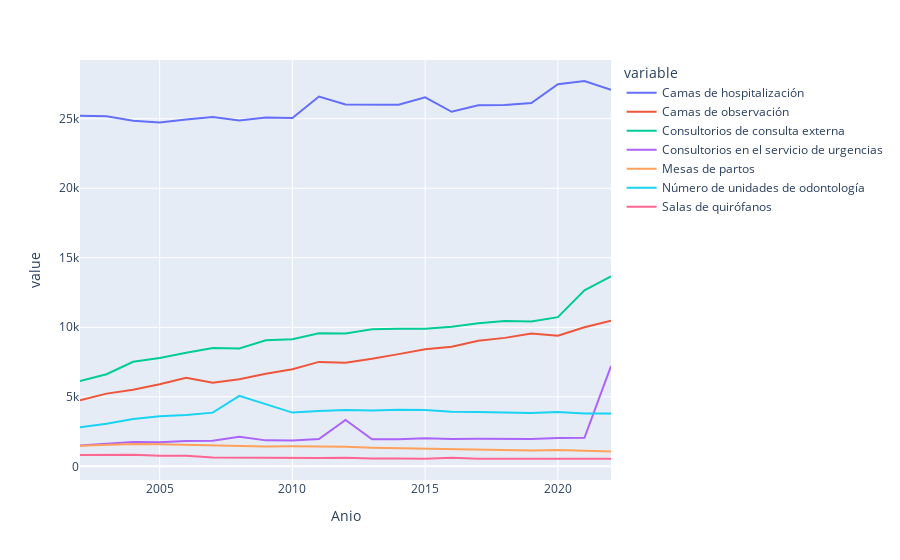

Source (notebook cell):
### Code cell
px.line(df[df['Departamento'] == 'Nacional'], x='Anio', y=capacidades)

### Figure 1 — Plotly figure (JSON) as saved in the notebook; plotly's stock layout.template omitted (floating-point values rounded to 4 significant figures)
{"data": [{"hovertemplate": "variable=Camas de hospitalización<br>Anio=%{x}<br>value=%{y}<extra></extra>", "legendgroup": "Camas de hospitalización", "line": {"color": "#636efa", "dash": "solid"}, "marker": {"symbol": "circle"}, "mode": "lines", "name": "Camas de hospitalización", "orientation": "v", "showlegend": true, "type": "scatter", "x": [2002, 2003, 2004, 2005, 2006, 2007, 2008, 2009, 2010, 2011, 2012, 2013, 2014, 2015, 2016, 2017, 2018, 2019, 2020, 2021, 2022], "xaxis": "x", "y": [25224, 25185, 24853, 24729, 24945, 25121, 24882, 25087, 25050, 26601, 26025, 26013, 26009, 26545, 25501, 25970, 25993, 26138, 27491, 27717, 27083], "yaxis": "y"}, {"hovertemplate": "variable=Camas de observación<br>Anio=%{x}<br>value=%{y}<extra></extra>", "legendgroup": "Camas de observación", "line": {"color": "#EF553B", "dash": "solid"}, "marker": {"symbol": "circle"}, "mode": "lines", "name": "Camas de observación", "orientation": "v", "showlegend": true, "type": "scatter", "x": [2002, 2003, 2004, 2005, 2006, 2007, 2008, 2009, 2010, 2011, 2012, 2013, 2014, 2015, 2016, 2017, 2018, 2019, 2020, 2021, 2022], "xaxis": "x", "y": [4742, 5229, 5508, 5897, 6360, 6010, 6270, 6664, 6988, 7510, 7456, 7733, 8068, 8427, 8606, 9034, 9238, 9551, 9387, 10006, 10468], "yaxis": "y"}, {"hovertemplate": "variable=Consultorios de consulta externa<br>Anio=%{x}<br>value=%{y}<extra></extra>", "legendgroup": "Consultorios de consulta externa", "line": {"color": "#00cc96", "dash": "solid"}, "marker": {"symbol": "circle"}, "mode": "lines", "name": "Consultorios de consulta externa", "orientation": "v", "showlegend": true, "type": "scatter", "x": [2002, 2003, 2004, 2005, 2006, 2007, 2008, 2009, 2010, 2011, 2012, 2013, 2014, 2015, 2016, 2017, 2018, 2019, 2020, 2021, 2022], "xaxis": "x", "y": [6131, 6624, 7520, 7795, 8171, 8516, 8478, 9060, 9139, 9566, 9560, 9862, 9897, 9903, 10047, 10285, 10456, 10413, 10730, 12653, 13656], "yaxis": "y"}, {"hovertemplate": "variable=Consultorios en el servicio de urgencias<br>Anio=%{x}<br>value=%{y}<extra></extra>", "legendgroup": "Consultorios en el servicio de urgencias", "line": {"color": "#ab63fa", "dash": "solid"}, "marker": {"symbol": "circle"}, "mode": "lines", "name": "Consultorios en el servicio de urgencias", "orientation": "v", "showlegend": true, "type": "scatter", "x": [2002, 2003, 2004, 2005, 2006, 2007, 2008, 2009, 2010, 2011, 2012, 2013, 2014, 2015, 2016, 2017, 2018, 2019, 2020, 2021, 2022], "xaxis": "x", "y": [1496, 1630, 1739, 1729, 1815, 1834, 2133, 1865, 1863, 1956, 3327, 1947, 1939, 2012, 1957, 1981, 1966, 1972, 2041, 2053, 7213], "yaxis": "y"}, {"hovertemplate": "variable=Mesas de partos<br>Anio=%{x}<br>value=%{y}<extra></extra>", "legendgroup": "Mesas de partos", "line": {"color": "#FFA15A", "dash": "solid"}, "marker": {"symbol": "circle"}, "mode": "lines", "name": "Mesas de partos", "orientation": "v", "showlegend": true, "type": "scatter", "x": [2002, 2003, 2004, 2005, 2006, 2007, 2008, 2009, 2010, 2011, 2012, 2013, 2014, 2015, 2016, 2017, 2018, 2019, 2020, 2021, 2022], "xaxis": "x", "y": [1472, 1568, 1611, 1591, 1546, 1511, 1463, 1431, 1443, 1434, 1401, 1340, 1309, 1257, 1213, 1193, 1168, 1142, 1174, 1122, 1072], "yaxis": "y"}, {"hovertemplate": "variable=Número de unidades de odontología<br>Anio=%{x}<br>value=%{y}<extra></extra>", "legendgroup": "Número de unidades de odontología", "line": {"color": "#19d3f3", "dash": "solid"}, "marker": {"symbol": "circle"}, "mode": "lines", "name": "Número de unidades de odontología", "orientation": "v", "showlegend": true, "type": "scatter", "x": [2002, 2003, 2004, 2005, 2006, 2007, 2008, 2009, 2010, 2011, 2012, 2013, 2014, 2015, 2016, 2017, 2018, 2019, 2020, 2021, 2022], "xaxis": "x", "y": [2815, 3054, 3401, 3600, 3689, 3861, 5063, 4477, 3863, 3970, 4045, 4011, 4063, 4054, 3930, 3915, 3862, 3836, 3909, 3802, 3806], "yaxis": "y"}, {"hovertemplate": "variable=Salas de quirófanos<br>Anio=%{x}<br>value=%{y}<extra></extra>", "legendgroup": "Salas de quirófanos", "line": {"color": "#FF6692", "dash": "solid"}, "marker": {"symbol": "circle"}, "mode": "lines", "name": "Salas de quirófanos", "orientation": "v", "showlegend": true, "type": "scatter", "x": [2002, 2003, 2004, 2005, 2006, 2007, 2008, 2009, 2010, 2011, 2012, 2013, 2014, 2015, 2016, 2017, 2018, 2019, 2020, 2021, 2022], "xaxis": "x", "y": [810, 825, 828, 766, 764, 636, 614, 599, 584, 595, 619, 561, 565, 542, 617, 546, 541, 525, 542, 543, 548], "yaxis": "y"}], "layout": {"legend": {"title": {"text": "variable"}, "tracegroupgap": 0}, "margin": {"t": 60}, "xaxis": {"anchor": "y", "domain": [0, 1], "title": {"text": "Anio"}}, "yaxis": {"anchor": "x", "domain": [0, 1], "title": {"text": "value"}}}}
